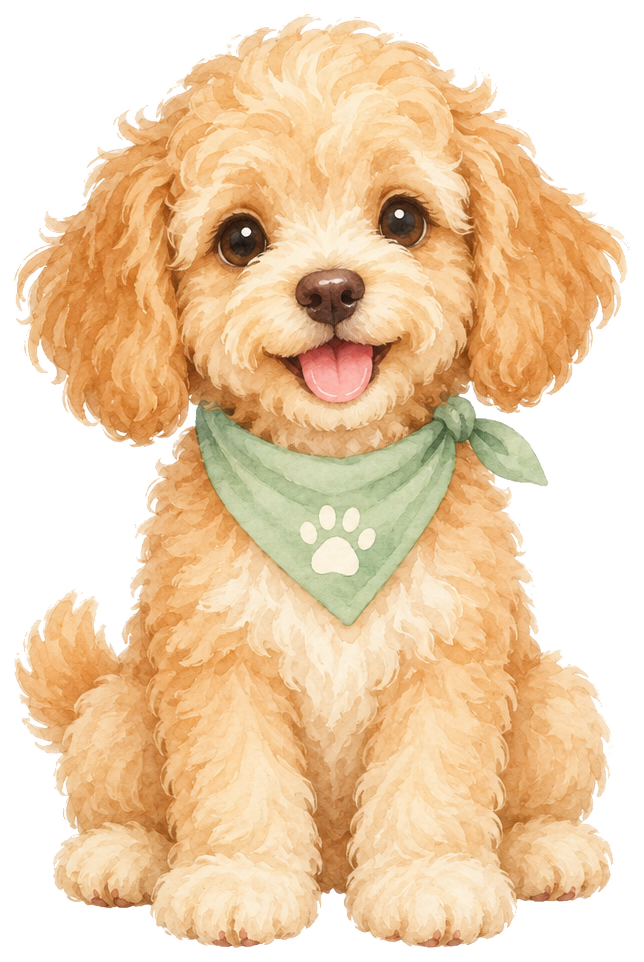
#> input picture prototype/assets/pet_idle.png, 644 x 962 px, found by its file name
$ python render_frames.py
#> lines starting #> are read from the running program, lines starting #| are printed output that depends on the picture
"""离线渲染网格变形动画帧：验证"单张立绘 + 自动变形"能否产生自然生命感。
与浏览器版使用同一套位移公式，确保所见即所得。"""
import math, sys
import numpy as np
from PIL import Image

def smoothstep(e0, e1, x):
    t = np.clip((x - e0) / (e1 - e0), 0.0, 1.0)
    return t * t * (3 - 2 * t)

def displacement(uvx, uvy, t, look=(0.0, 0.0), blink=0.0, energy=0.0):
    """返回 uv 空间位移 d=(dx,dy)，与 GLSL 版逐项一致。"""
    wHead  = 1.0 - smoothstep(0.30, 0.52, uvy)
    wEarL  = 1.0 - smoothstep(0.10, 0.30, uvx)
    wEarR  = smoothstep(0.70, 0.90, uvx)
    wEar   = (wEarL + wEarR) * wHead
    wTail  = smoothstep(0.05, 0.30, 0.25 - np.abs(uvy - 0.62)) * (1.0 - smoothstep(0.18, 0.40, uvx))
    wBot   = smoothstep(0.55, 1.0, uvy)

    dx = np.zeros_like(uvx); dy = np.zeros_like(uvx)

    br = math.sin(t * 1.95)
    dx += (uvx - 0.5) * 0.012 * br * (1.0 - wHead * 0.5)
    dy -= 0.006 * br * wHead

    sw = math.sin(t * 0.62)
    dx += 0.008 * sw * (1.0 - wBot * 0.85)

    dx += look[0] * 0.030 * wHead
    dy += look[1] * 0.016 * wHead
    dx += math.sin(t * 0.9) * 0.004 * wHead

    fl = math.sin(t * 1.35)
    dx += fl * 0.010 * wEar
    dy += math.cos(t * 1.35) * 0.006 * wEar

    dx += math.sin(t * 2.6) * 0.014 * wTail
    dy += math.cos(t * 2.6) * 0.006 * wTail

    band = smoothstep(0.16, 0.22, uvy) * (1.0 - smoothstep(0.27, 0.33, uvy))
    dy += (0.245 - uvy) * 0.85 * band * blink

    dy -= 0.030 * energy * (1.0 - smoothstep(0.6, 1.0, uvy))
    return dx, dy

def sample_bilinear(img, sx, sy):
    H, W = img.shape[:2]
    sx = np.clip(sx, 0, W - 1.001); sy = np.clip(sy, 0, H - 1.001)
    x0 = sx.astype(np.int32); y0 = sy.astype(np.int32)
    x1 = np.minimum(x0 + 1, W - 1); y1 = np.minimum(y0 + 1, H - 1)
    fx = sx - x0; fy = sy - y0
    fx = fx[..., None]; fy = fy[..., None]
    p00 = img[y0, x0]; p10 = img[y0, x1]; p01 = img[y1, x0]; p11 = img[y1, x1]
    top = p00 * (1 - fx) + p10 * fx
    bot = p01 * (1 - fx) + p11 * fx
    return top * (1 - fy) + bot * fy

def render(img, t, look=(0,0), blink=0.0, energy=0.0, pad=0.0, scale=1.0):
    src = img.astype(np.float32) / 255.0
    H, W = src.shape[:2]
    # 输出画布略放大，留出形变余量
    m = 1.18
    OW, OH = int(W * m), int(H * m)
    ys, xs = np.mgrid[0:OH, 0:OW].astype(np.float32)
    # 反算基准 uv（正向: px = offset + ((uv-0.5)*size)）
    uvx0 = (xs - OW / 2.0) / W + 0.5
    uvy0 = (ys - OH / 2.0) / H + 0.5
    # 迭代反解（位移较小，3 次足够收敛）
    uvx, uvy = uvx0.copy(), uvy0.copy()
    for _ in range(3):
        dx, dy = displacement(uvx, uvy, t, look, blink, energy)
        uvx = uvx0 - dx
        uvy = uvy0 - dy
    out = sample_bilinear(src, uvx * W, uvy * H)
    # 越界处透明
    outside = (uvx < 0) | (uvx > 1) | (uvy < 0) | (uvy > 1)
    out[outside] = 0.0
    return out

if __name__ == '__main__':
    pet = np.array(Image.open('prototype/assets/pet_idle.png').convert('RGBA'))
#> pet is the input picture: shape (962, 644, 4); mean R, G, B, A 237.4, 208.3, 174, 174
    # 动画序列：待机循环 6 帧
    frames = []
    for i, t in enumerate(np.linspace(0, 6.2, 6)):
        frames.append(render(pet, t))
#> this loop made 6 passes
#> pass 1, in sample_bilinear, `sy = np.clip(sy, 0, H - 1.001)`:
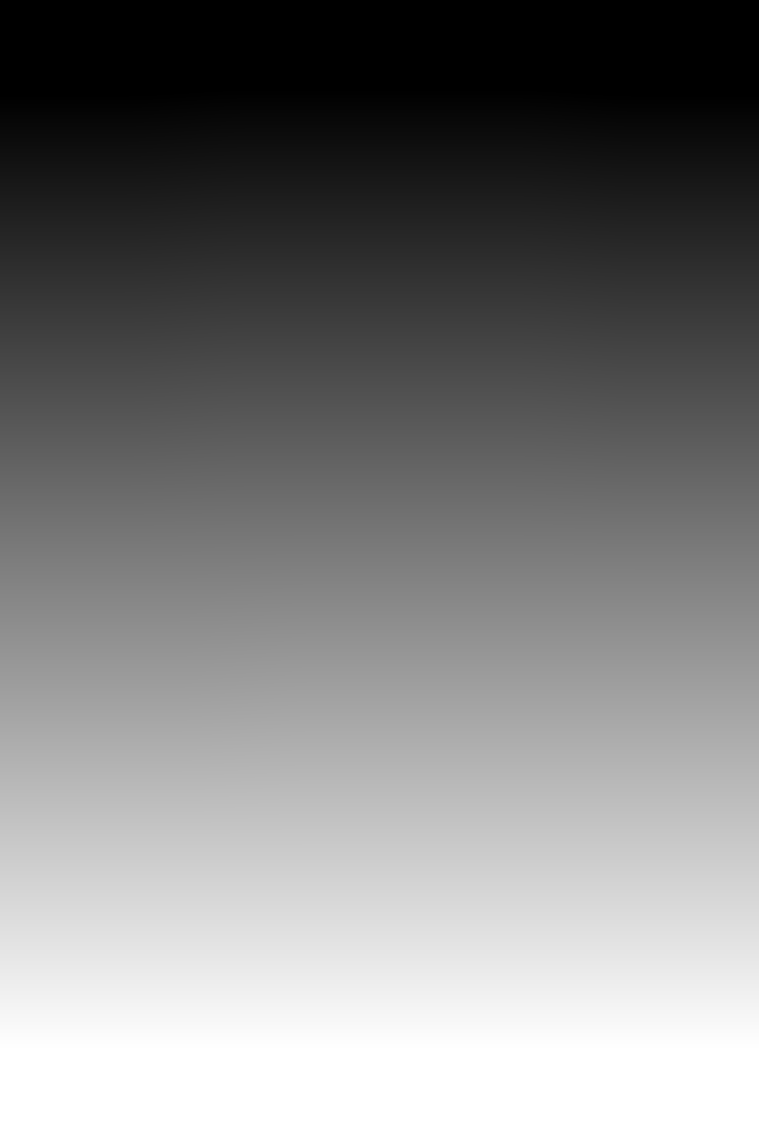
#> sy: shape (1135, 759) float32; min 0, max 961, mean 479.3; drawn with min black and max white
#> after the loop, frames = 6 items
    # 拼成横向序列，米色纸底
    pad = 8
    fh, fw = frames[0].shape[:2]
#> fh = 1135; fw = 759
    sheet = np.ones((fh, (fw + pad) * len(frames), 4), np.float32)
#> sheet: shape (1135, 4602, 4) float32; every value is 1
    sheet[..., 0] = 0.976; sheet[..., 1] = 0.973; sheet[..., 2] = 0.925; sheet[..., 3] = 1.0
    for i, f in enumerate(frames):
        x = i * (fw + pad)
        a = f[..., 3:4]
        sheet[:, x:x + fw, :3] = f[..., :3] * a + sheet[:, x:x + fw, :3] * (1 - a)
#> this loop made 6 passes
#> x on passes 1 to 6: 0, 767, 1534, 2301, 3068, 3835
#> pass 1, `a = f[..., 3:4]`:
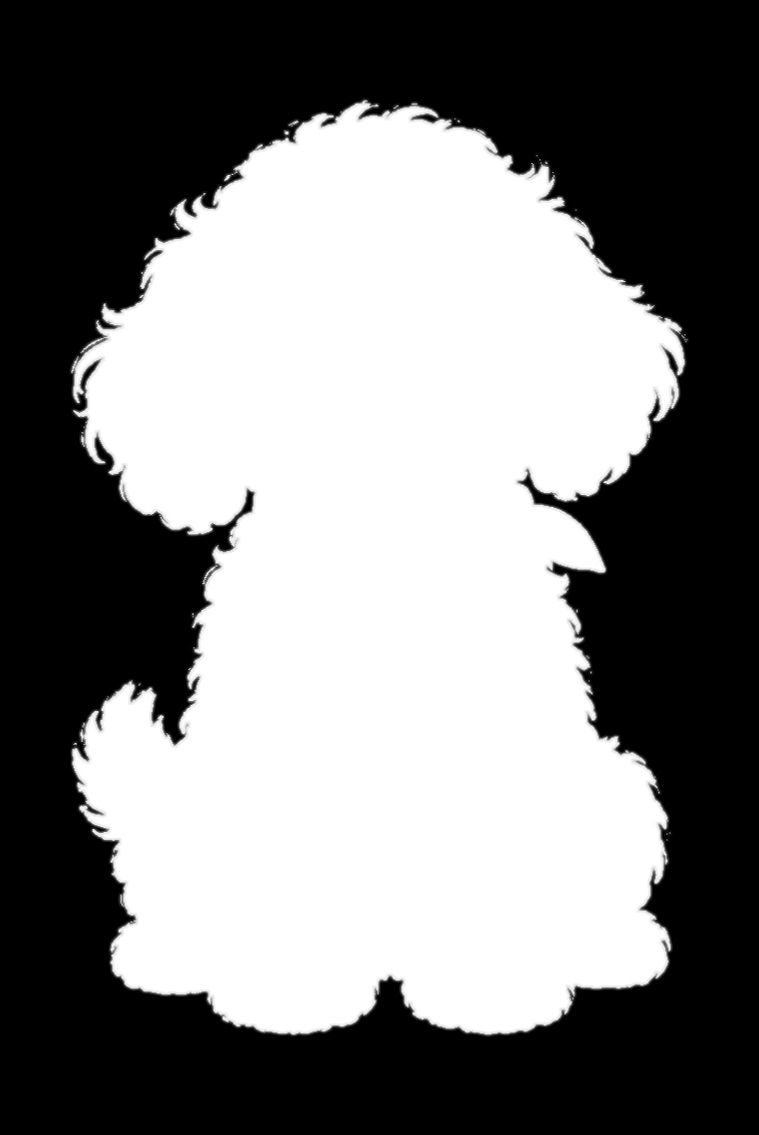
#> a: shape (1135, 759, 1) float64; min 0, max 1, mean 0.489
#> after the loop:
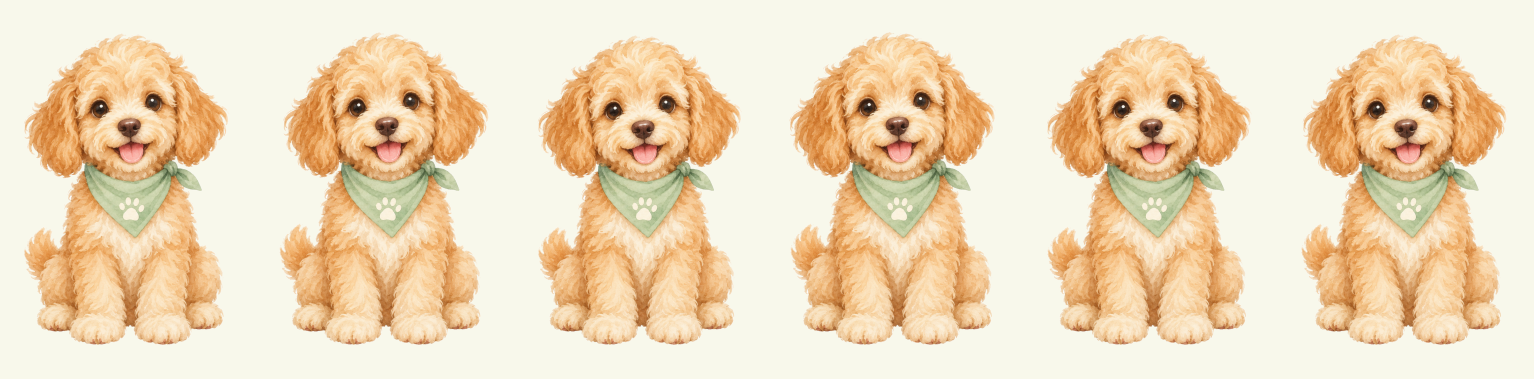
#> sheet: shape (1135, 4602, 4) float32 (shown at 1/3 size); mean of channels 0, 1, 2, 3 0.959, 0.865, 0.75, 1; drawn as R, G, B
    Image.fromarray((sheet * 255).astype(np.uint8)).save('prototype/预览-待机序列.png')
    print("待机序列已输出")

    # 交互帧：看向左下 + 眨眼
    solo = []
    specs = [((0,0),0.0,"待机"), ((-0.9,0.8),0.0,"看左下"), ((0,0),1.0,"眨眼"),
             ((0.9,-0.6),0.0,"看右上"), ((0,0),0.0,"回正")]
    for look, bl, name in specs:
        solo.append(render(pet, 1.2, look=look, blink=bl))
#> this loop made 5 passes
#> pass 1, in sample_bilinear (call 7), `y0 = sy.astype(np.int32)`:
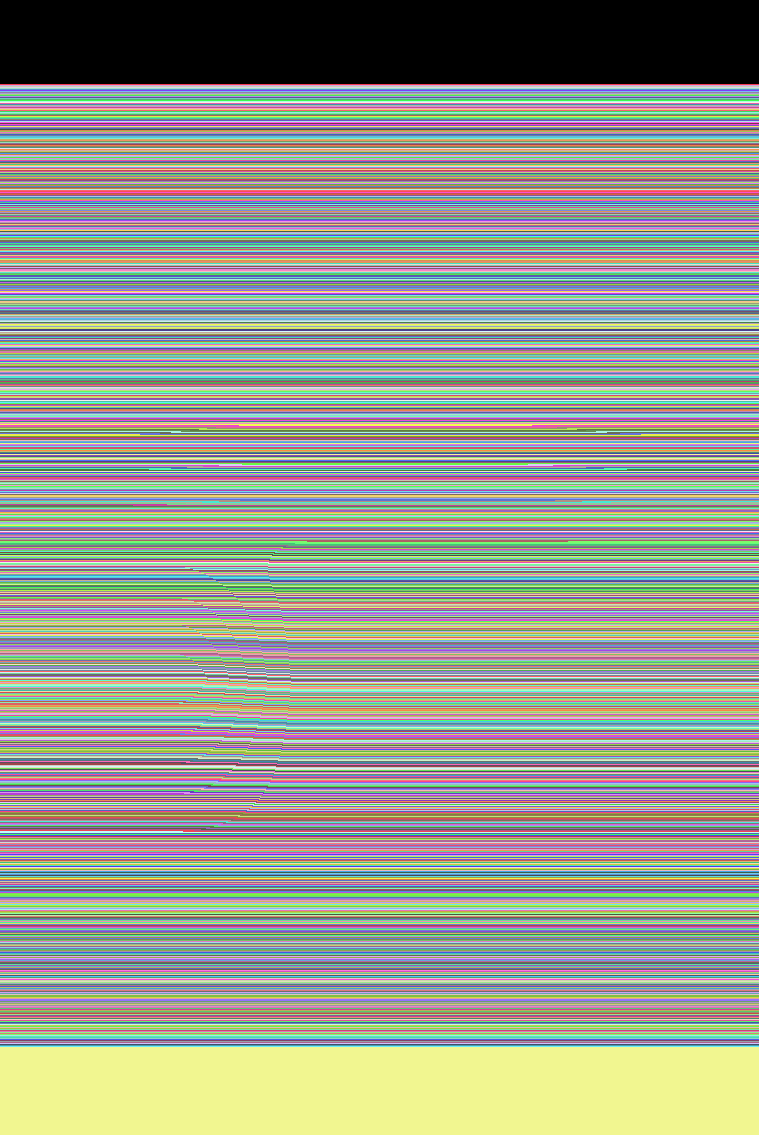
#> y0: shape (1135, 759) int32; 961 distinct labels, from 0 to 960; one colour per label, 0 black
#> after the loop, solo = 5 items
    sh = np.ones((fh, (fw + pad) * len(solo), 4), np.float32)
#> sh: shape (1135, 3835, 4) float32; every value is 1
    sh[..., 0] = 0.976; sh[..., 1] = 0.973; sh[..., 2] = 0.925; sh[..., 3] = 1.0
#> after `sh[..., 0] = 0.976`:
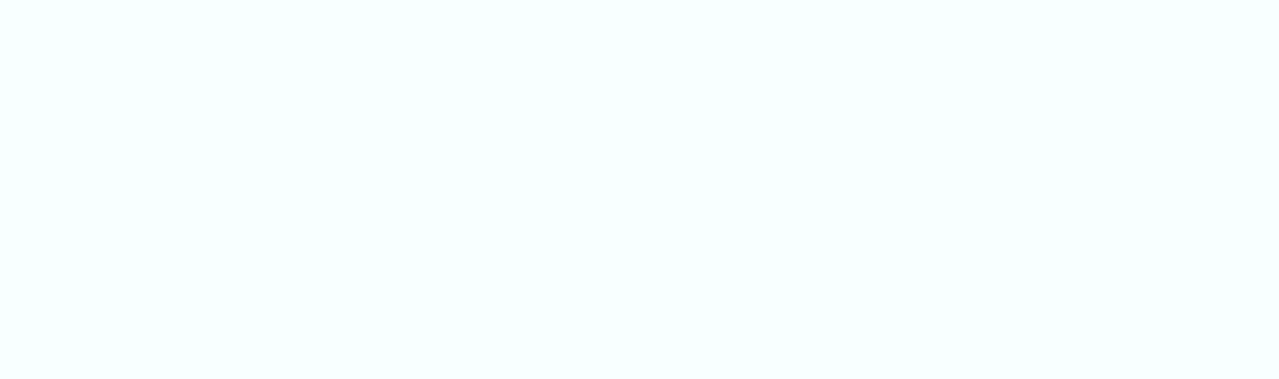
#> sh: shape (1135, 3835, 4) float32 (shown at 1/3 size); mean of channels 0, 1, 2, 3 0.996, 1, 1, 1; drawn as R, G, B
    for i, f in enumerate(solo):
        x = i * (fw + pad); a = f[..., 3:4]
        sh[:, x:x + fw, :3] = f[..., :3] * a + sh[:, x:x + fw, :3] * (1 - a)
#> this loop made 5 passes
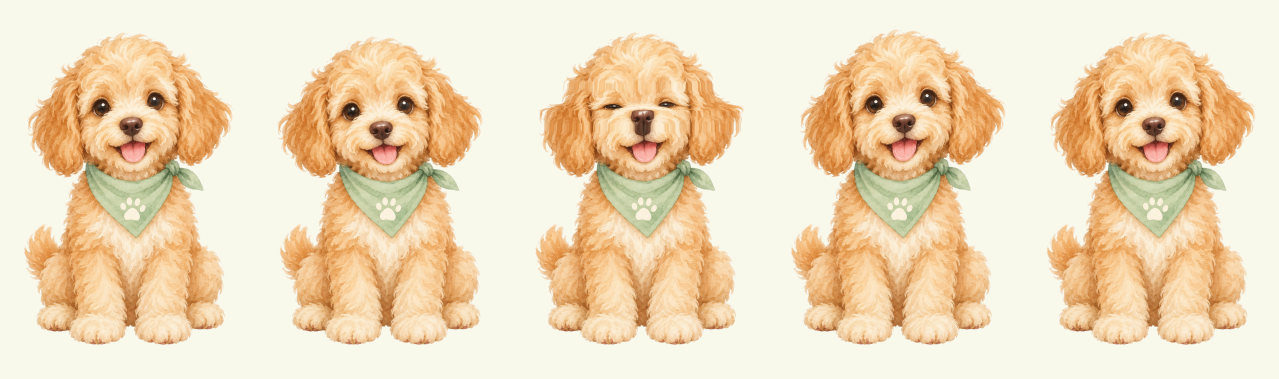
#> sh: shape (1135, 3835, 4) float32 (shown at 1/3 size); mean of channels 0, 1, 2, 3 0.957, 0.865, 0.744, 1; drawn as R, G, B
    Image.fromarray((sh * 255).astype(np.uint8)).save('prototype/预览-交互状态.png')
    print("交互状态已输出")
